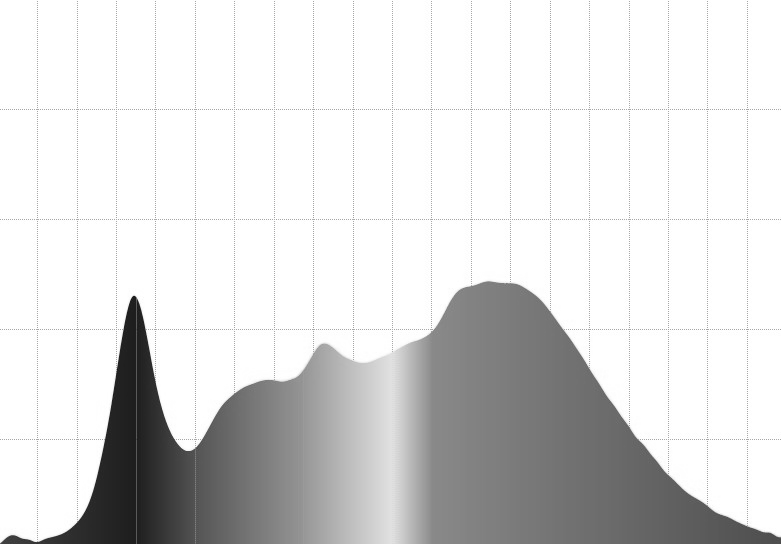
#> input picture Gri Resimler/3500.png, 781 x 544 px, found by its file name
$ python canny2.py
#> lines starting #> are read from the running program, lines starting #| are printed output that depends on the picture
import cv2
import numpy as np
from matplotlib import pyplot as plt

img = cv2.imread("3500.png")
#> img is the input picture: shape (544, 781, 3); min 23, max 255, mean 220
img = cv2.cvtColor(img, cv2.COLOR_BGR2RGB)
canny = cv2.Canny(img, 100, 200)
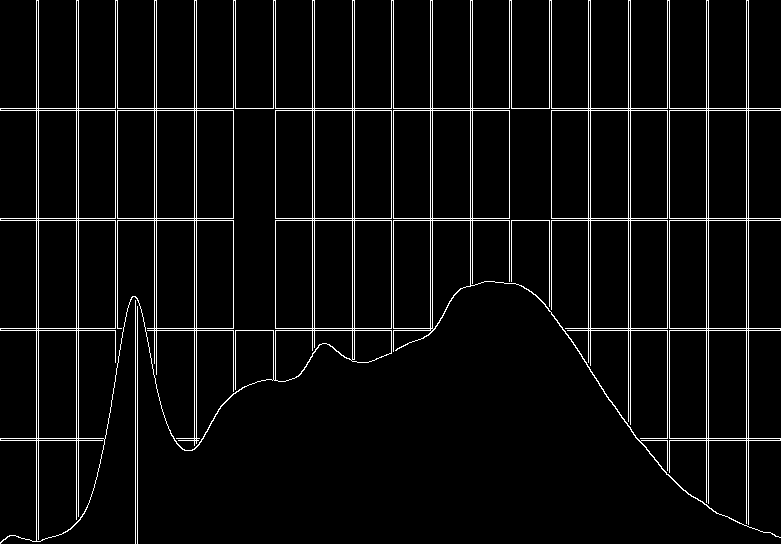
#> canny: shape (544, 781); 4.9% white in thin lines or dots

titles = ['image', 'canny']
images = [img, canny]
for i in range(2):
    plt.subplot(1, 2, i+1), plt.imshow(images[i], 'gray')
    plt.title(titles[i])
    plt.xticks([]),plt.yticks([])

plt.show()
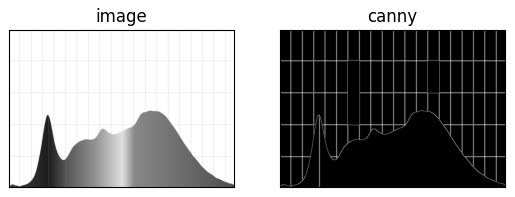
#> figure drawn by matplotlib, 2 panels

$ run again, with Gri Resimler/3750.png copied over Gri Resimler/3500.png
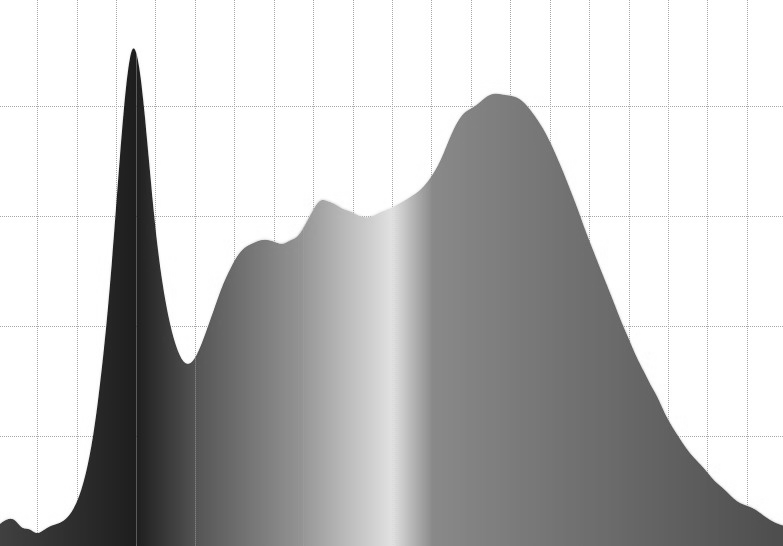
#> input picture Gri Resimler/3750.png, 783 x 546 px, found by its file name
#> img is the input picture: shape (546, 783, 3); min 24, max 255, mean 192.4
#> `canny = cv2.Canny(img, 100, 200)`:
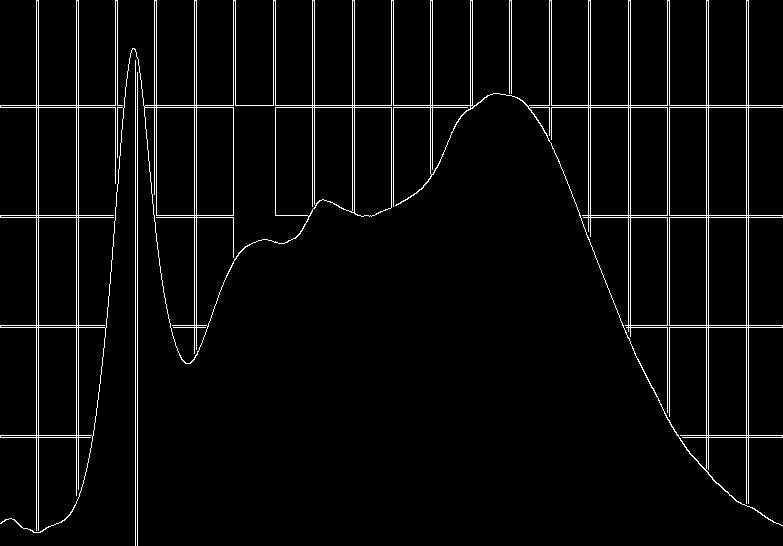
#> canny: shape (546, 783); 3.8% white in thin lines or dots
#> `plt.show()`:
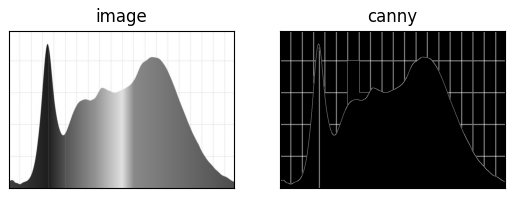
#> figure drawn by matplotlib, 2 panels
